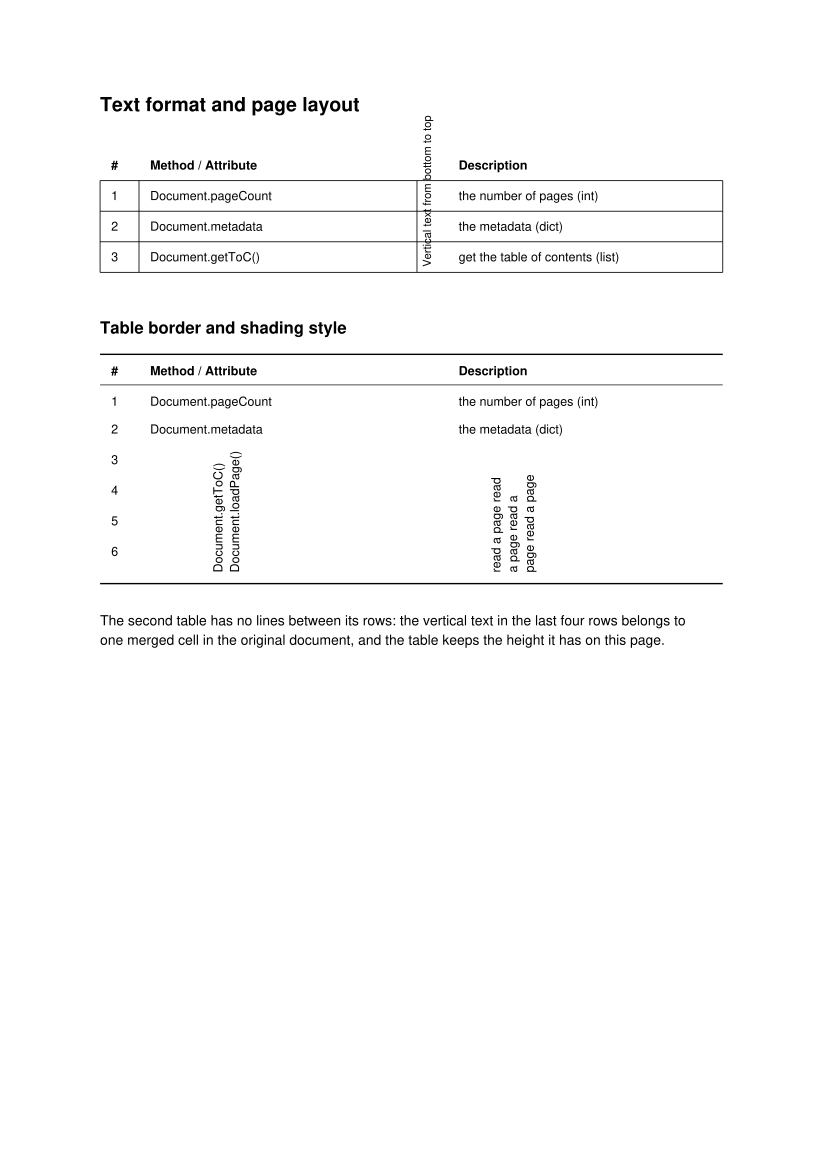

Reproduce this figure in Python.
"""生成测试夹具 rotated-table.pdf：表格旁边、表格里跨几行的竖排文字（从下往上读）。
  - 第一张表（画了格线）：表头那一行上方没有线，表格只认出下面三行；一行竖排的标签从表头一直竖到第三行，
    穿过两条格线。它不属于哪一格——以前被分进某一格，可编辑排版只能把它横着接在格内文字后面，那一行多出两行字高。
  - 第二张表（三线表：只有顶线、表头线、底线，行与行之间没有线）：第 3–6 行的第二、三列是两段竖排文字，
    原文是跨四行的合并格。按文字行切表时被切开，竖排文字分进其中一行，那一行按文字的长度加高，
    整张表比原文高出一大截。"""
import sys
from reportlab.pdfgen import canvas

out = sys.argv[1] if len(sys.argv) > 1 else "rotated-table.pdf"
W, H = 595, 842
c = canvas.Canvas(out, pagesize=(W, H))


def y(v):
    return H - v


def vertical(x, bottom, text, font="Helvetica", size=9):
    """从下往上读的一行竖排文字：基线在 x，起点在 bottom（页面坐标，y 向下）"""
    c.setFont(font, size)
    c.saveState()
    c.translate(x, y(bottom))
    c.rotate(90)
    c.drawString(0, 0, text)
    c.restoreState()


c.setFont("Helvetica-Bold", 14)
c.drawString(72, y(80), "Text format and page layout")

# 第一张表：表头没有上边线；格线 4 横 4 竖
c.setFont("Helvetica-Bold", 9)
c.drawString(80, y(122), "#")
c.drawString(108, y(122), "Method / Attribute")
c.drawString(330, y(122), "Description")
c.setLineWidth(0.6)
hy = [130, 152, 174, 196]
vx = [72, 100, 300, 520]
for v in hy:
    c.line(vx[0], y(v), vx[-1], y(v))
for x in vx:
    c.line(x, y(hy[0]), x, y(hy[-1]))
c.setFont("Helvetica", 9)
rows1 = [("1", "Document.pageCount", "the number of pages (int)"), ("2", "Document.metadata", "the metadata (dict)"), ("3", "Document.getToC()", "get the table of contents (list)")]
for k, (a, b, d) in enumerate(rows1):
    base = hy[k] + 14
    c.drawString(80, y(base), a)
    c.drawString(108, y(base), b)
    c.drawString(330, y(base), d)
# 竖排标签：从第三行一直竖到表头上方（穿过两条格线、伸出表格）
vertical(310, 192, "Vertical text from bottom to top", size=8)

# 第二张表：三线表
c.setFont("Helvetica-Bold", 12)
c.drawString(72, y(240), "Table border and shading style")
top, head, bottom = 255, 277, 420
c.setLineWidth(1)
c.line(72, y(top), 520, y(top))
c.setLineWidth(0.5)
c.line(72, y(head), 520, y(head))
c.setLineWidth(1)
c.line(72, y(bottom), 520, y(bottom))
c.setFont("Helvetica-Bold", 9)
c.drawString(80, y(270), "#")
c.drawString(108, y(270), "Method / Attribute")
c.drawString(330, y(270), "Description")
c.setFont("Helvetica", 9)
c.drawString(80, y(292), "1")
c.drawString(108, y(292), "Document.pageCount")
c.drawString(330, y(292), "the number of pages (int)")
c.drawString(80, y(312), "2")
c.drawString(108, y(312), "Document.metadata")
c.drawString(330, y(312), "the metadata (dict)")
for k in range(4):
    c.drawString(80, y(334 + 22 * k), str(3 + k))
# 第 3–6 行：第二、三列各一段竖排文字，跨四行
vertical(160, 412, "Document.getToC()", size=9)
vertical(172, 412, "Document.loadPage()", size=9)
for k, s in enumerate(["read a page read", "a page read a", "page read a page"]):
    vertical(360 + 12 * k, 412, s, size=9)

# 表格下面的正文
c.setFont("Helvetica", 10)
for k, s in enumerate([
    "The second table has no lines between its rows: the vertical text in the last four rows belongs to",
    "one merged cell in the original document, and the table keeps the height it has on this page.",
]):
    c.drawString(72, y(450 + 14 * k), s)
c.showPage()
c.save()
